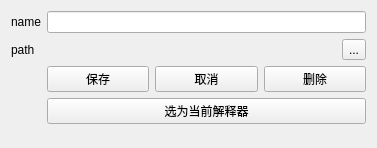
<?xml version="1.0" encoding="UTF-8"?>
<ui version="4.0">
 <class>Form</class>
 <widget class="QWidget" name="Form">
  <property name="geometry">
   <rect>
    <x>0</x>
    <y>0</y>
    <width>377</width>
    <height>148</height>
   </rect>
  </property>
  <property name="windowTitle">
   <string>Python路径</string>
  </property>
  <layout class="QFormLayout" name="formLayout">
   <item row="0" column="0">
    <widget class="QLabel" name="label">
     <property name="text">
      <string>name</string>
     </property>
    </widget>
   </item>
   <item row="0" column="1">
    <widget class="QLineEdit" name="name"/>
   </item>
   <item row="1" column="0">
    <widget class="QLabel" name="label_3">
     <property name="text">
      <string>path</string>
     </property>
    </widget>
   </item>
   <item row="1" column="1">
    <layout class="QHBoxLayout" name="horizontalLayout">
     <item>
      <widget class="QLabel" name="path">
       <property name="text">
        <string/>
       </property>
      </widget>
     </item>
     <item>
      <widget class="QToolButton" name="path_btn">
       <property name="text">
        <string>...</string>
       </property>
      </widget>
     </item>
    </layout>
   </item>
   <item row="2" column="1">
    <layout class="QHBoxLayout" name="horizontalLayout_2">
     <item>
      <widget class="QPushButton" name="save_btn">
       <property name="text">
        <string>保存</string>
       </property>
      </widget>
     </item>
     <item>
      <widget class="QPushButton" name="cancel_btn">
       <property name="text">
        <string>取消</string>
       </property>
      </widget>
     </item>
     <item>
      <widget class="QPushButton" name="del_btn">
       <property name="text">
        <string>删除</string>
       </property>
      </widget>
     </item>
    </layout>
   </item>
   <item row="3" column="1">
    <layout class="QHBoxLayout" name="horizontalLayout_3">
     <item>
      <widget class="QPushButton" name="check_btn">
       <property name="text">
        <string>选为当前解释器</string>
       </property>
      </widget>
     </item>
    </layout>
   </item>
  </layout>
 </widget>
 <resources/>
 <connections/>
</ui>
